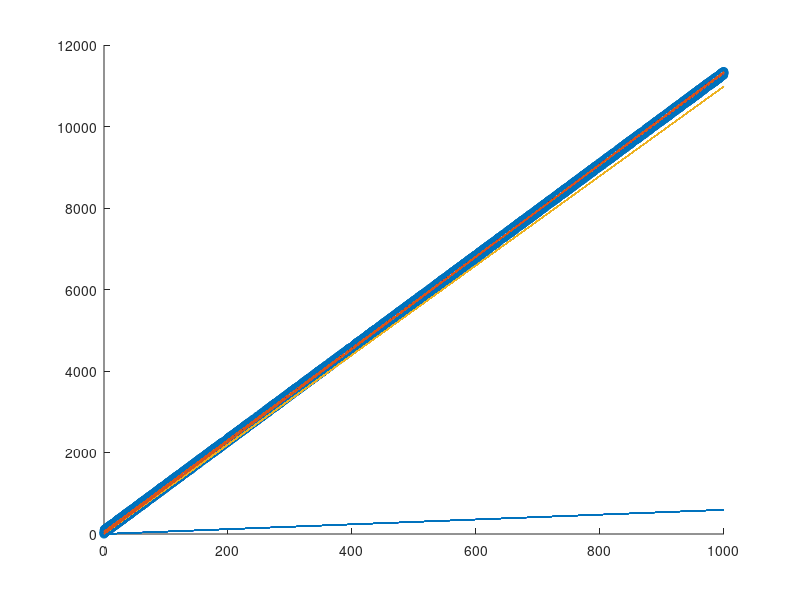

MATLAB code to generate this figure: (Note: this script raises an error after producing the figure.)
train = csvread("train.csv");
x=train(:,1);
y=train(:,2);
x = [ones(rows(y), 1) x];


w=rand(2,1);


figure;
scatter(x(:,2),y);
hold on;

xdash= x*w;
plot(x(:,2),xdash);

m=(x')*x;
n=inv(m);
o=(x')*y;
w_direct=(n*o);
w_directa=(x*w_direct);
plot(x(:,2),w_directa);


eta=1e-8;
p=length(y);
for i = (1:2)
  for j = (1:p)
    q=x(j,:)';
    r=(transpose(w))*q;
    s=(r-(y(j,:)));
    t=s*q;
    u=(eta)*t;
    w=(w-u);
    if mod(j,1000)==0
      h=(x*w);
      plot(x(:,2),h);
      pause();
    end
  end
end
h=(x*w);
plot(x(:,2),h);

test = csvread("test.csv");
x1=test(:,1);
y1=test(:,2);

x1=[ones(rows(y1), 1),x1];


y_pred1=(x1*w);
a1=(y_pred1-y1);
a2=(a1'*a1);
r1=a2/rows(y1);
r2=sqrt(r1);

disp('RMS error between y_pred1 and y_test is %i',rt1);

y_pred2=(x1*w_direct);
b1=(y_pred2-y1);
b3=transpose(b1);
b2=(b3*b1);
rt1=b2/rows(y1);
rt2=sqrt(rt1);

#pause(20);
print -dpdf "a.pdf";
close;


disp('RMS error between y_pred2 and y_test is %i',rt2);
